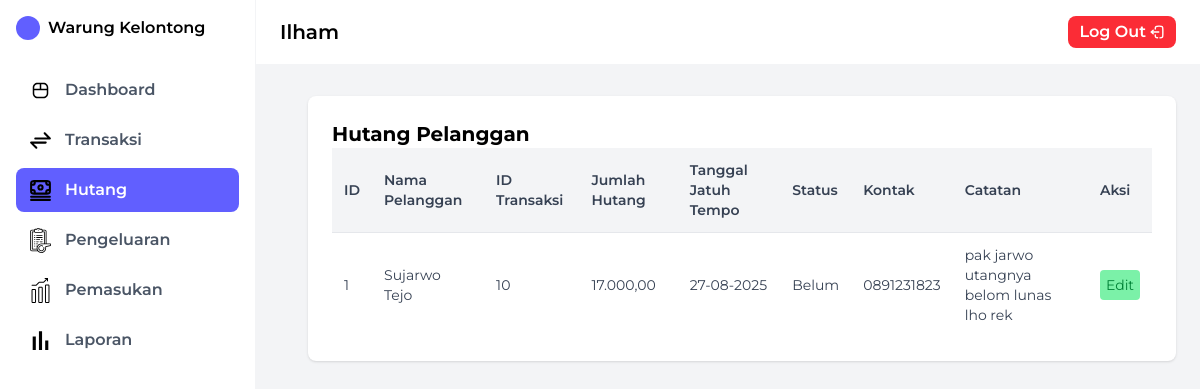
Screenshot of /Views/hutang.php (signed in) with the database file from the repository.
### tables this page shows
CREATE TABLE `hutang_pelanggan` (
  `id` int NOT NULL,
  `nama_pelanggan` varchar(100) NOT NULL,
  `id_transaksi` int NOT NULL,
  `jumlah_hutang` decimal(12,2) NOT NULL,
  `tanggal_jatuh_tempo` date DEFAULT NULL,
  `status` enum('lunas','belum') DEFAULT 'belum',
  `kontak` varchar(50) DEFAULT NULL,
  `catatan` text
);

### Views/hutang.php (the view, shortened to what this page needs)
<?php
include '../Config/koneksi.php';
$query = mysqli_query($conn, "SELECT * FROM hutang_pelanggan ORDER BY id DESC");
include '../Layout/sidebar.php';
?>
<!DOCTYPE html>
<html lang="en">
<head>
    <script src="https://cdn.jsdelivr.net/npm/@tailwindcss/browser@4"></script>
</head>
<body class="flex bg-gray-100 h-full">
    <div class="flex flex-col flex-1">
        <?php include '../Layout/header.php'; ?>
        <main class="p-6 pt-24 pl-32 flex-1">
            <div class="bg-white rounded-lg shadow p-6">
                <h1 class="font-bold text-xl">Hutang Pelanggan</h1>
                <table class="w-full">
                    <thead class="bg-gray-100 border-b border-gray-200">
                        <tr>
                            <th class="p-3 font-semibold text-gray-700 text-left text-sm">ID</th>
                            <th class="p-3 font-semibold text-gray-700 text-left text-sm">Nama Pelanggan</th>
                            <th class="p-3 font-semibold text-gray-700 text-left text-sm">ID Transaksi</th>
                            <th class="p-3 font-semibold text-gray-700 text-left text-sm">Jumlah Hutang</th>
                            <th class="p-3 font-semibold text-gray-700 text-left text-sm">Tanggal Jatuh Tempo</th>
                            <th class="p-3 font-semibold text-gray-700 text-left text-sm">Status</th>
                            <th class="p-3 font-semibold text-gray-700 text-left text-sm">Kontak</th>
                            <th class="p-3 font-semibold text-gray-700 text-left text-sm">Catatan</th>
                            <?php if (isset($_SESSION['id_user']) && ($_SESSION['role'] === 'owner' || $_SESSION['role'] === 'kasir')) { ?>
                                <th class="p-3 font-semibold text-gray-700 text-left text-sm">Aksi</th>
                            <?php } ?>
                        </tr>
                    </thead>
                    <tbody>
                        <?php while ($row = mysqli_fetch_assoc($query)) : ?>
                            <tr class="odd:bg-white even:bg-gray-50">
                                <td class="p-3 text-sm text-gray-700"><?= $row['id'] ?></td>
                                <td class="p-3 text-sm text-gray-700"><?= htmlspecialchars($row['nama_pelanggan']) ?></td>
                                <td class="p-3 text-sm text-gray-700"><?= $row['id_transaksi'] ?></td>
                                <td class="p-3 text-sm text-gray-700"><?= number_format($row['jumlah_hutang'], 2, ',', '.') ?></td>
                                <td class="p-3 text-sm text-gray-700"><?= date('d-m-Y', strtotime($row['tanggal_jatuh_tempo'])) ?></td>
                                <td class="p-3 text-sm text-gray-700"><?= ucfirst($row['status']) ?></td>
                                <td class="p-3 text-sm text-gray-700"><?= $row['kontak'] ?></td>
                                <td class="p-3 text-sm text-gray-700"><?= htmlspecialchars($row['catatan']) ?></td>
                                <?php if (isset($_SESSION['id_user']) && ($_SESSION['role'] === 'owner' || $_SESSION['role'] === 'kasir')) { ?>
                                    <td class="p-3 text-sm text-gray-700">
                                        <a class="p-1.5 bg-green-300 text-green-700 rounded-sm bg-opacity-30" href="editHutang.php?id=<?= $row['id'] ?>">Edit</a>
                                    </td>
                                <?php } ?>
                            </tr>
                        <?php endwhile; ?>
                    </tbody>
                </table>
            </div>
        </main>
    </div>
</body>
</html>

### Views/hutang.php (style rules this page uses)
body { font-family: 'Montserrat', sans-serif; }

### rows the page displays
hutang_pelanggan: id "1", nama_pelanggan "Sujarwo Tejo", id_transaksi "10", jumlah_hutang "17.000,00", tanggal_jatuh_tempo "27-08-2025", status "Belum", kontak "0891231823", catatan "pak jarwo utangnya belom lunas lho rek"

### other values shown
$_SESSION['username'] "Ilham"
